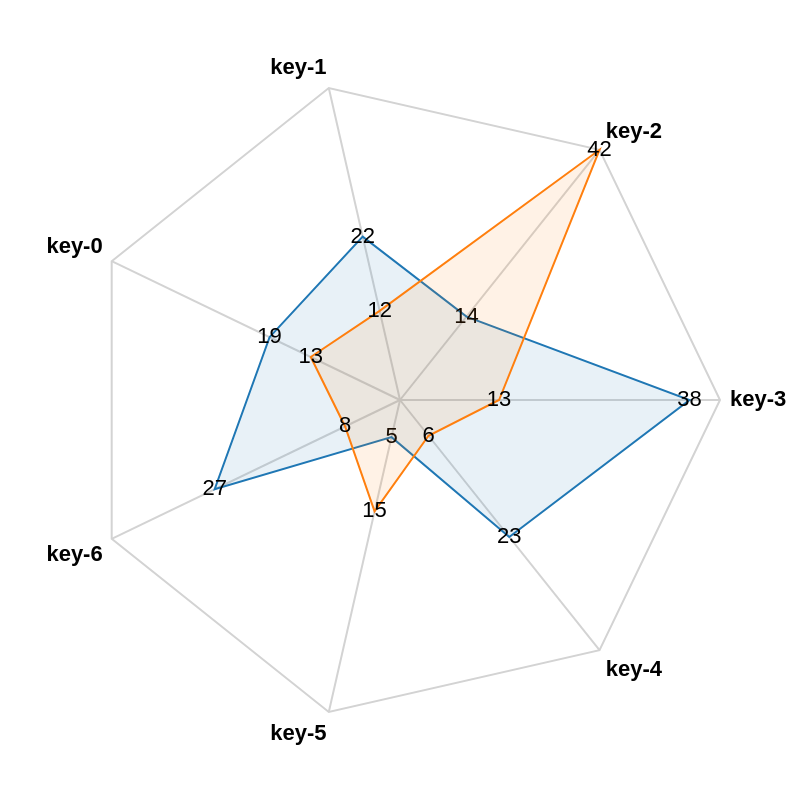

This figure's Vega-Lite source:
### Vega specification from a JSON file in a GitHub repository (floating-point values rounded to 4 significant figures)
{"$schema": "https://vega.github.io/schema/vega/v5.json", "description": "A radar chart example, showing multiple dimensions in a radial layout.", "width": 400, "height": 400, "padding": 40, "autosize": {"type": "none", "contains": "padding"}, "signals": [{"name": "radius", "update": "width / 2"}], "data": [{"name": "table", "values": [{"key": "key-0", "value": 19, "category": 0}, {"key": "key-1", "value": 22, "category": 0}, {"key": "key-2", "value": 14, "category": 0}, {"key": "key-3", "value": 38, "category": 0}, {"key": "key-4", "value": 23, "category": 0}, {"key": "key-5", "value": 5, "category": 0}, {"key": "key-6", "value": 27, "category": 0}, {"key": "key-0", "value": 13, "category": 1}, {"key": "key-1", "value": 12, "category": 1}, {"key": "key-2", "value": 42, "category": 1}, {"key": "key-3", "value": 13, "category": 1}, {"key": "key-4", "value": 6, "category": 1}, {"key": "key-5", "value": 15, "category": 1}, {"key": "key-6", "value": 8, "category": 1}]}, {"name": "keys", "source": "table", "transform": [{"type": "aggregate", "groupby": ["key"]}]}], "scales": [{"name": "angular", "type": "point", "range": {"signal": "[-PI, PI]"}, "padding": 0.5, "domain": {"data": "table", "field": "key"}}, {"name": "radial", "type": "linear", "range": {"signal": "[0, radius]"}, "zero": true, "nice": false, "domain": {"data": "table", "field": "value"}, "domainMin": 0}, {"name": "color", "type": "ordinal", "domain": {"data": "table", "field": "category"}, "range": {"scheme": "category10"}}], "encode": {"enter": {"x": {"signal": "radius"}, "y": {"signal": "radius"}}}, "marks": [{"type": "group", "name": "categories", "zindex": 1, "from": {"facet": {"data": "table", "name": "facet", "groupby": ["category"]}}, "marks": [{"type": "line", "name": "category-line", "from": {"data": "facet"}, "encode": {"enter": {"interpolate": {"value": "linear-closed"}, "x": {"signal": "scale('radial', datum.value) * cos(scale('angular', datum.key))"}, "y": {"signal": "scale('radial', datum.value) * sin(scale('angular', datum.key))"}, "stroke": {"scale": "color", "field": "category"}, "strokeWidth": {"value": 1}, "fill": {"scale": "color", "field": "category"}, "fillOpacity": {"value": 0.1}}}}, {"type": "text", "name": "value-text", "from": {"data": "category-line"}, "encode": {"enter": {"x": {"signal": "datum.x"}, "y": {"signal": "datum.y"}, "text": {"signal": "datum.datum.value"}, "align": {"value": "center"}, "baseline": {"value": "middle"}, "fill": {"value": "black"}}}}]}, {"type": "rule", "name": "radial-grid", "from": {"data": "keys"}, "zindex": 0, "encode": {"enter": {"x": {"value": 0}, "y": {"value": 0}, "x2": {"signal": "radius * cos(scale('angular', datum.key))"}, "y2": {"signal": "radius * sin(scale('angular', datum.key))"}, "stroke": {"value": "lightgray"}, "strokeWidth": {"value": 1}}}}, {"type": "text", "name": "key-label", "from": {"data": "keys"}, "zindex": 1, "encode": {"enter": {"x": {"signal": "(radius + 5) * cos(scale('angular', datum.key))"}, "y": {"signal": "(radius + 5) * sin(scale('angular', datum.key))"}, "text": {"field": "key"}, "align": [{"test": "abs(scale('angular', datum.key)) > PI / 2", "value": "right"}, {"value": "left"}], "baseline": [{"test": "scale('angular', datum.key) > 0", "value": "top"}, {"test": "scale('angular', datum.key) == 0", "value": "middle"}, {"value": "bottom"}], "fill": {"value": "black"}, "fontWeight": {"value": "bold"}}}}, {"type": "line", "name": "outer-line", "from": {"data": "radial-grid"}, "encode": {"enter": {"interpolate": {"value": "linear-closed"}, "x": {"field": "x2"}, "y": {"field": "y2"}, "stroke": {"value": "lightgray"}, "strokeWidth": {"value": 1}}}}]}
